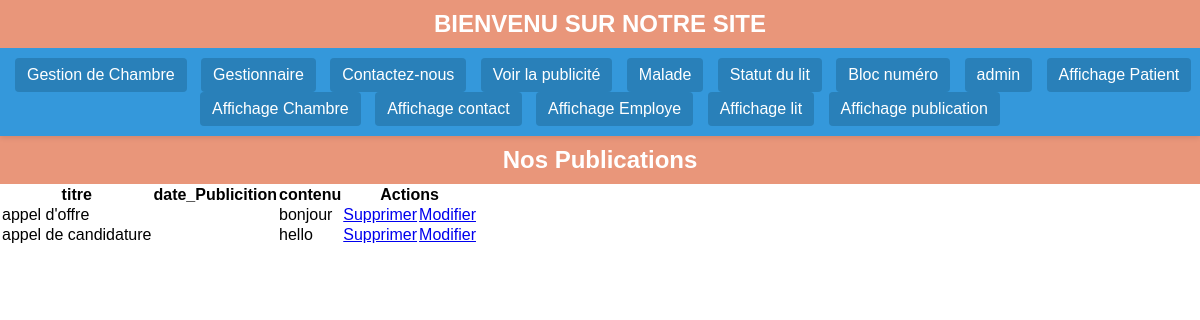
Page /getion_chambre_lit/admin/affichagepublication.php on the committed database.
### tables this page shows
CREATE TABLE `publication` (
  `id_publication` int(11) NOT NULL,
  `titre` varchar(255) DEFAULT NULL,
  `date_publication` date DEFAULT NULL,
  `contenu` text DEFAULT NULL,
  `created_at` timestamp NOT NULL DEFAULT current_timestamp()
);

### getion_chambre_lit/admin/affichagepublication.php (the view, shortened to what this page needs)
<!DOCTYPE html>
<html lang="en">
<head>
    <?php
        include "Connexion.php" ;
        $affichagePub = $bdd->query("Select * from publication order by id_publication DESC");
    ?>
    <?php include "Accueil.php" ?>
</head>
<body>
    <br><br>
    <div class="container">
        <h1>Nos Publications</h1>
        <table>
            <tr>
                <th>titre</th>
                <th>date_Publicition</th>
                <th>contenu</th>
                <th colspan="2">Actions</th>
            </tr>
            <?php
                while ( $dataRecup = $affichagePub->fetch()) {
            ?>
                <tr>
                    <td ><?php echo $dataRecup["titre"]; ?></td>
                    <td><?php echo $dataRecup["date_publicition"]; ?></td>
                    <td><?php echo $dataRecup["contenu"]; ?></td>
                    <td><a href="affichage_publication.php?sup=<?php echo $dataRecup["id_pub"]; ?>">Supprimer</a></td>
                    <td><a href="#">Modifier</a></td>
                </tr>
            <?php } ?>
        </table>
    </div>
</body>
</html>

### getion_chambre_lit/admin/Accueil.php (style rules this page uses)
* { margin: 0; padding: 0; box-sizing: border-box; }
body { font-family: Arial, sans-serif; padding-top: 100px; flex:1; }
h1 { background-color: darksalmon; color: white; padding: 10px 0; text-align: center; font-size: 24px; }

### rows in the picture
publication: titre "appel d'offre", contenu "bonjour"
publication: titre "appel de candidature", contenu "hello"
